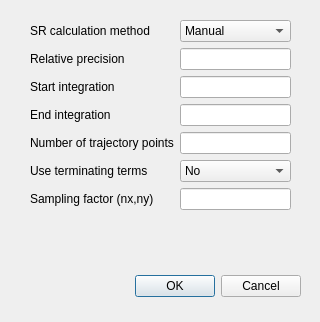
<?xml version="1.0" encoding="UTF-8"?>
<ui version="4.0">
 <class>Dialog</class>
 <widget class="QDialog" name="Dialog">
  <property name="geometry">
   <rect>
    <x>0</x>
    <y>0</y>
    <width>320</width>
    <height>322</height>
   </rect>
  </property>
  <property name="windowTitle">
   <string>Dialog</string>
  </property>
  <widget class="QDialogButtonBox" name="buttonBox">
   <property name="geometry">
    <rect>
     <x>70</x>
     <y>270</y>
     <width>231</width>
     <height>32</height>
    </rect>
   </property>
   <property name="orientation">
    <enum>Qt::Horizontal</enum>
   </property>
   <property name="standardButtons">
    <set>QDialogButtonBox::Cancel|QDialogButtonBox::Ok</set>
   </property>
  </widget>
  <widget class="QWidget" name="formLayoutWidget_3">
   <property name="geometry">
    <rect>
     <x>30</x>
     <y>20</y>
     <width>261</width>
     <height>241</height>
    </rect>
   </property>
   <layout class="QFormLayout" name="formLayout_3">
    <item row="0" column="0">
     <widget class="QLabel" name="label_19">
      <property name="text">
       <string>SR calculation method</string>
      </property>
     </widget>
    </item>
    <item row="0" column="1">
     <widget class="QComboBox" name="comboBox">
      <item>
       <property name="text">
        <string>Manual</string>
       </property>
      </item>
      <item>
       <property name="text">
        <string>Auto-Undulator</string>
       </property>
      </item>
      <item>
       <property name="text">
        <string>Auto-Wiggler</string>
       </property>
      </item>
     </widget>
    </item>
    <item row="1" column="0">
     <widget class="QLabel" name="label_20">
      <property name="text">
       <string>Relative precision</string>
      </property>
     </widget>
    </item>
    <item row="1" column="1">
     <widget class="QLineEdit" name="lineEdit_19"/>
    </item>
    <item row="2" column="0">
     <widget class="QLabel" name="label_21">
      <property name="text">
       <string>Start integration</string>
      </property>
     </widget>
    </item>
    <item row="3" column="0">
     <widget class="QLabel" name="label_22">
      <property name="text">
       <string>End integration</string>
      </property>
     </widget>
    </item>
    <item row="4" column="0">
     <widget class="QLabel" name="label_23">
      <property name="text">
       <string>Number of trajectory points</string>
      </property>
     </widget>
    </item>
    <item row="5" column="0">
     <widget class="QLabel" name="label_24">
      <property name="text">
       <string>Use terminating terms</string>
      </property>
     </widget>
    </item>
    <item row="5" column="1">
     <widget class="QComboBox" name="comboBox_2">
      <item>
       <property name="text">
        <string>No</string>
       </property>
      </item>
      <item>
       <property name="text">
        <string>Yes</string>
       </property>
      </item>
     </widget>
    </item>
    <item row="6" column="0">
     <widget class="QLabel" name="label_25">
      <property name="text">
       <string>Sampling factor (nx,ny)</string>
      </property>
     </widget>
    </item>
    <item row="6" column="1">
     <widget class="QLineEdit" name="lineEdit_20"/>
    </item>
    <item row="2" column="1">
     <widget class="QLineEdit" name="lineEdit_21"/>
    </item>
    <item row="3" column="1">
     <widget class="QLineEdit" name="lineEdit_22"/>
    </item>
    <item row="4" column="1">
     <widget class="QLineEdit" name="lineEdit_23"/>
    </item>
   </layout>
  </widget>
 </widget>
 <resources/>
 <connections>
  <connection>
   <sender>buttonBox</sender>
   <signal>accepted()</signal>
   <receiver>Dialog</receiver>
   <slot>accept()</slot>
   <hints>
    <hint type="sourcelabel">
     <x>248</x>
     <y>254</y>
    </hint>
    <hint type="destinationlabel">
     <x>157</x>
     <y>274</y>
    </hint>
   </hints>
  </connection>
  <connection>
   <sender>buttonBox</sender>
   <signal>rejected()</signal>
   <receiver>Dialog</receiver>
   <slot>reject()</slot>
   <hints>
    <hint type="sourcelabel">
     <x>316</x>
     <y>260</y>
    </hint>
    <hint type="destinationlabel">
     <x>286</x>
     <y>274</y>
    </hint>
   </hints>
  </connection>
 </connections>
</ui>
